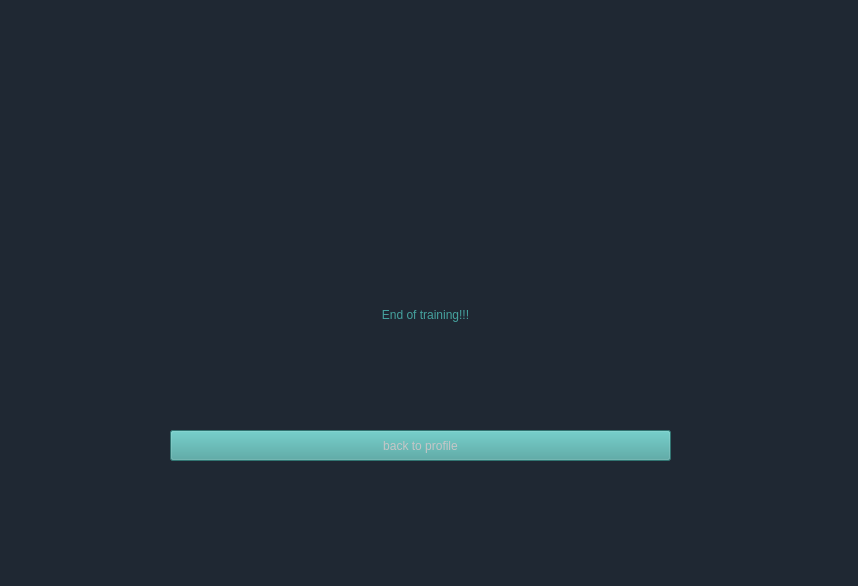
<?xml version="1.0" encoding="UTF-8"?>
<ui version="4.0">
 <class>End</class>
 <widget class="QWidget" name="End">
  <property name="geometry">
   <rect>
    <x>0</x>
    <y>0</y>
    <width>858</width>
    <height>586</height>
   </rect>
  </property>
  <property name="windowTitle">
   <string>End</string>
  </property>
  <property name="styleSheet">
   <string notr="true">background-color: rgb(31, 40, 51);
</string>
  </property>
  <widget class="QLabel" name="label">
   <property name="geometry">
    <rect>
     <x>290</x>
     <y>50</y>
     <width>251</width>
     <height>191</height>
    </rect>
   </property>
   <property name="text">
    <string/>
   </property>
  </widget>
  <widget class="QLabel" name="label_2">
   <property name="geometry">
    <rect>
     <x>90</x>
     <y>250</y>
     <width>671</width>
     <height>130</height>
    </rect>
   </property>
   <property name="styleSheet">
    <string notr="true">font: 75 13pt &quot;Terminal&quot;;
color: rgb(69, 162, 158);</string>
   </property>
   <property name="text">
    <string>End of training!!!</string>
   </property>
   <property name="alignment">
    <set>Qt::AlignCenter</set>
   </property>
  </widget>
  <widget class="QPushButton" name="pushButton_4">
   <property name="geometry">
    <rect>
     <x>170</x>
     <y>430</y>
     <width>501</width>
     <height>31</height>
    </rect>
   </property>
   <property name="styleSheet">
    <string notr="true">color: rgb(197, 198, 199);
background-color: rgb(69, 162, 158);
font: 75 9pt &quot;Terminal&quot;;</string>
   </property>
   <property name="text">
    <string>back to profile</string>
   </property>
  </widget>
 </widget>
 <resources/>
 <connections/>
</ui>
